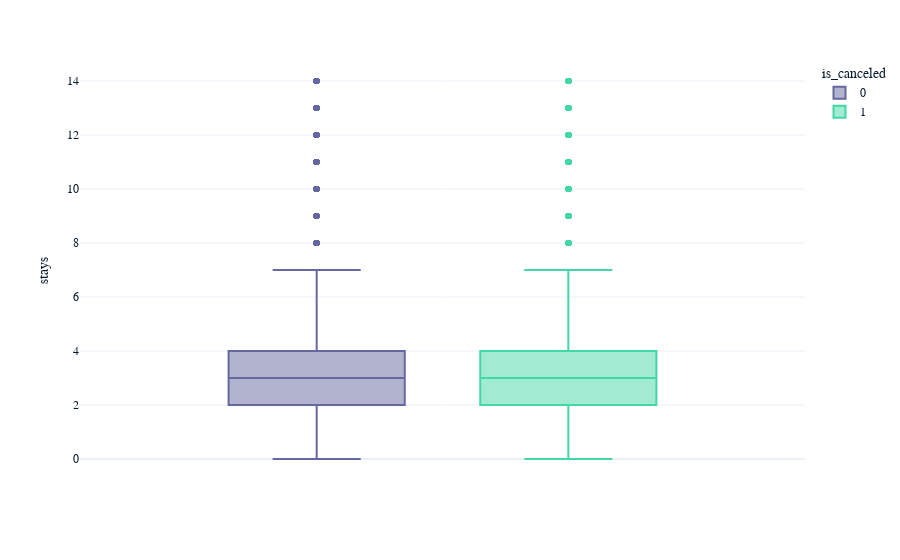

Notebook source saved alongside this figure:
### Markdown cell above
## Relationship between daily rate and cancellation

### Code cell
# Box plot
df_sel2 = df.query('avg_daily_rate < 1000')
px.box(df_sel, y='stays', color='is_canceled')

### Figure 1 — Plotly figure (JSON) as saved in the notebook; plotly's stock layout.template omitted (floating-point values rounded to 4 significant figures; data arrays with more than 128 entries replaced by an {"elided": "..."} marker saying what was removed)
{"data": [{"alignmentgroup": "True", "hovertemplate": "is_canceled=0<br>stays=%{y}<extra></extra>", "legendgroup": "0", "marker": {"color": "#6568a0"}, "name": "0", "notched": false, "offsetgroup": "0", "orientation": "v", "showlegend": true, "x0": " ", "xaxis": "x", "y": {"elided": "74824 int values"}, "y0": " ", "yaxis": "y", "type": "box"}, {"alignmentgroup": "True", "hovertemplate": "is_canceled=1<br>stays=%{y}<extra></extra>", "legendgroup": "1", "marker": {"color": "#43d7a4"}, "name": "1", "notched": false, "offsetgroup": "1", "orientation": "v", "showlegend": true, "x0": " ", "xaxis": "x", "y": {"elided": "43957 int values"}, "y0": " ", "yaxis": "y", "type": "box"}], "layout": {"xaxis": {"anchor": "y", "domain": [0, 1]}, "yaxis": {"anchor": "x", "domain": [0, 1], "title": {"text": "stays"}}, "legend": {"title": {"text": "is_canceled"}, "tracegroupgap": 0}, "margin": {"t": 60}, "boxmode": "group"}}
